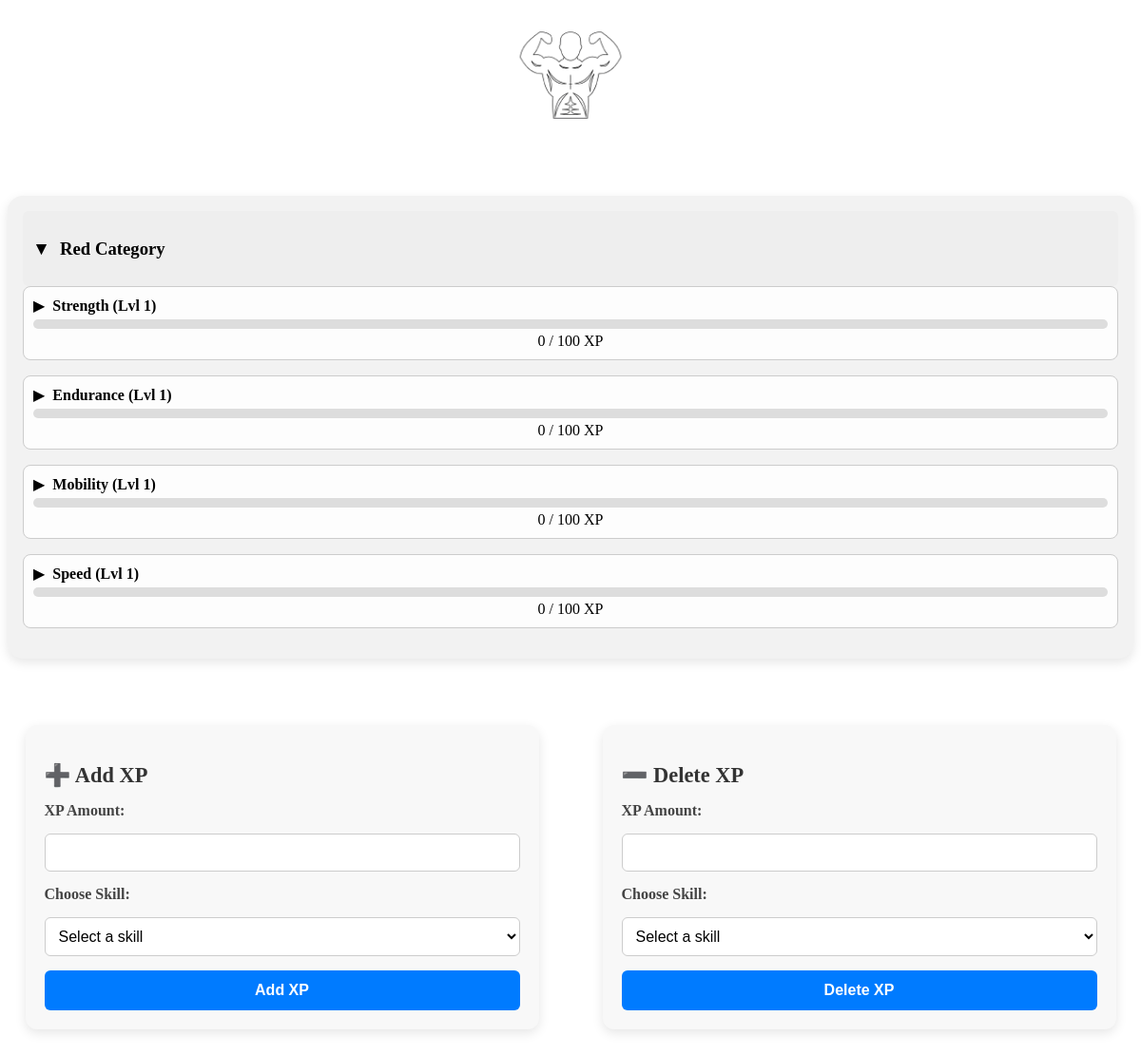
Page /card_red on the committed database.
### tables this page shows
CREATE TABLE progress (
                id INTEGER PRIMARY KEY AUTOINCREMENT,
                skill TEXT NOT NULL UNIQUE,
                category TEXT NOT NULL,
                xp INTEGER DEFAULT 0,
                level INTEGER DEFAULT 1
            );

### app.py (the view)
@app.route("/card_red")
def card_red():
    with sqlite3.connect("database.db") as conn:
        c = conn.cursor()
        c.execute("SELECT skill, category, xp, level FROM progress WHERE category = 'Red'")
        stats = c.fetchall()
    return render_template(
        "card_red.html",
        stats=stats,
        descriptions=descriptions,
        earning_guide=earning_guide,
        skill_descriptions=skill_descriptions,
        skill_guides=skill_guides
    )

### templates/card_red.html (shortened to what this page needs)
<!DOCTYPE html>
<html lang="en">
<head>
    <link rel="stylesheet" href="/static/styles.css">
</head>
<body>
    <header>
        <div style="text-align: center;">
            <img src="../static/images/icon_red.png" alt="{{ category }} Icon" class="icon-solo">
        </div>
    </header>
    <main>
        <div class="category-solo">
            {% for category in ["Red"] %}
            <div class="card {{ category|lower }}">
                <div class="category-header" onclick="toggleDetails('{{ category|lower }}')">
                    <span class="arrow">▼</span>
                    <h3>{{ category }} Category</h3>
                </div>
                <div class="xp-bar-group">
                    {% for skill, cat, xp, level in stats %}
                        {% if cat == category %}
                        <div class="skill-bar">
                            <div class="skill-info">
                                <span class="arrow" onclick="toggleSkillDetails('{{ skill|lower|replace(' ', '-') }}')">▶</span>
                                <span class="skill-name">{{ skill }} (Lvl {{ level }})</span>
                            </div>
                            <div class="xp-bar">
                            </div>
                            <div class="xp">{{ xp }} / {{ level * 100 }} XP</div>
                        </div>
                        {% endif %}
                    {% endfor %}
                </div>
            </div>
            {% endfor %}
        </div>
        <div class="form-container">
        <section id="add-xp">
            <h2>➕ Add XP</h2>
            <form id="xp-form">
                <label for="xp-amount">XP Amount:</label>
                <input type="number" id="xp-amount" name="xp-amount" min="1" required>
                <label for="skill-select">Choose Skill:</label>
                <select id="skill-select" name="skill-select" required>
                    <option value="" disabled selected>Select a skill</option>
                </select>
                <button type="submit">Add XP</button>
            </form>
        </section>
        <section id="delete-xp">
            <h2>➖ Delete XP</h2>
            <form id="xp-delete-form">
                <label for="xp-delete-amount">XP Amount:</label>
                <input type="number" id="xp-delete-amount" name="xp-delete-amount" min="1" required>
                <label for="skill-delete-select">Choose Skill:</label>
                <select id="skill-delete-select" name="skill-delete-select" required>
                    <option value="" disabled selected>Select a skill</option>
                </select>
                <button type="submit-">Delete XP</button>
            </form>
        </section>
        </div>
    </main>
</body>
</html>

### static/styles.css (style rules this page uses)
.card { background-color: #f2f2f2; border-radius: 16px; padding: 16px; box-shadow: 0 4px 12px rgba(0, 0, 0, 0.1); text-align: center; }
.xp-bar-group { color: black; text-decoration: none; }
.skill-bar { text-decoration: none; margin-bottom: 1em; padding: 10px; border: 1px solid #ccc; border-radius: 8px; background-color: #fdfdfd; position: relative; }
.skill-info { display: flex; align-items: center; margin-bottom: 5px; }
.skill-info .arrow { font-size: 1rem; margin-right: 8px; cursor: pointer; transition: transform 0.3s ease; }
.skill-name { font-weight: bold; }
.xp-bar { height: 10px; background-color: #ddd; border-radius: 5px; overflow: hidden; margin-bottom: 4px; }
.category-solo { justify-content: center; align-items: center; max-width: 100%; margin: 40px auto; }
.icon-solo { width: 10%; margin-top: 1%; margin-bottom: 2%; }
.category-header { display: flex; align-items: center; cursor: pointer; background-color: #eee; padding: 10px; border-radius: 6px; }
.category-header .arrow { font-size: 1.2rem; margin-right: 10px; transition: transform 0.3s ease; }
.form-container { display: flex; justify-content: center; align-items: flex-start; gap: 30px; flex-wrap: wrap; }
section#add-xp, section#delete-xp { flex: 1; max-width: 450px; background: #f8f8f8; border-radius: 12px; box-shadow: 0 4px 12px rgba(0, 0, 0, 0.1); padding: 20px; margin: 30px auto; max-width: 500px; }
section h2 { margin-bottom: 15px; color: #333; font-size: 1.4rem; }
form { display: flex; flex-direction: column; gap: 15px; }
form label { font-weight: bold; color: #444; }
form input[type="number"], form select { padding: 10px; font-size: 1rem; border: 1px solid #ccc; border-radius: 6px; background: #fff; transition: border-color 0.3s ease; }
form button { background-color: #007bff; color: white; padding: 12px; border: none; border-radius: 6px; font-size: 1rem; font-weight: bold; cursor: pointer; transition: background-color 0.3s ease; }

### rows in the picture
progress: skill "Strength", level "1", xp "0", level*100 "100"
progress: skill "Endurance", level "1", xp "0", level*100 "100"
progress: skill "Mobility", level "1", xp "0", level*100 "100"
progress: skill "Speed", level "1", xp "0", level*100 "100"

### other values in the picture
{{ category }} "Red"
